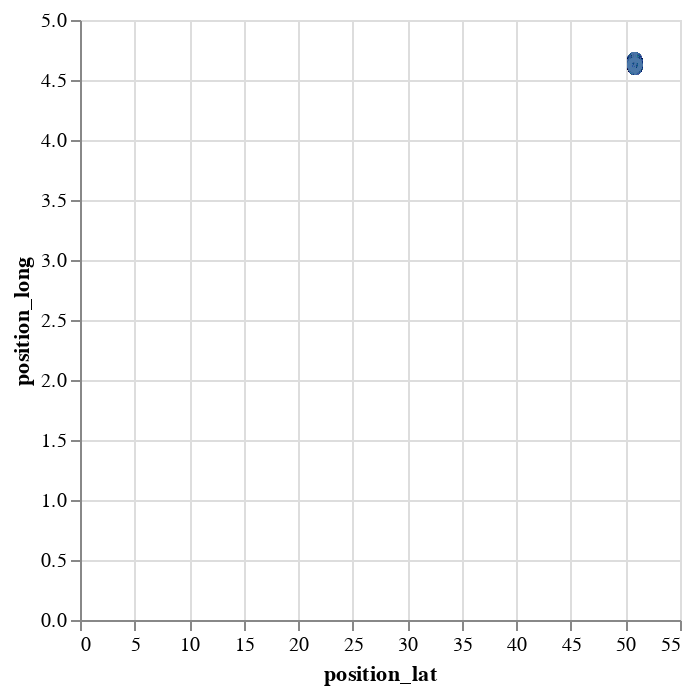

Notebook code for this chart:
### Code cell
alt.Chart(route, max_rows=10000).mark_point().encode(
    x='position_lat',
    y='position_long',
)

### Figure 1 — Vega-Lite specification as saved in the notebook (floating-point values rounded to 4 significant figures; data arrays with more than 128 entries replaced by an {"elided": "..."} marker saying what was removed)
{"$schema": "https://vega.github.io/schema/vega-lite/v1.2.1.json", "data": {"values": {"elided": "8283 records"}}, "encoding": {"x": {"field": "position_lat", "type": "quantitative"}, "y": {"field": "position_long", "type": "quantitative"}}, "mark": "point"}
